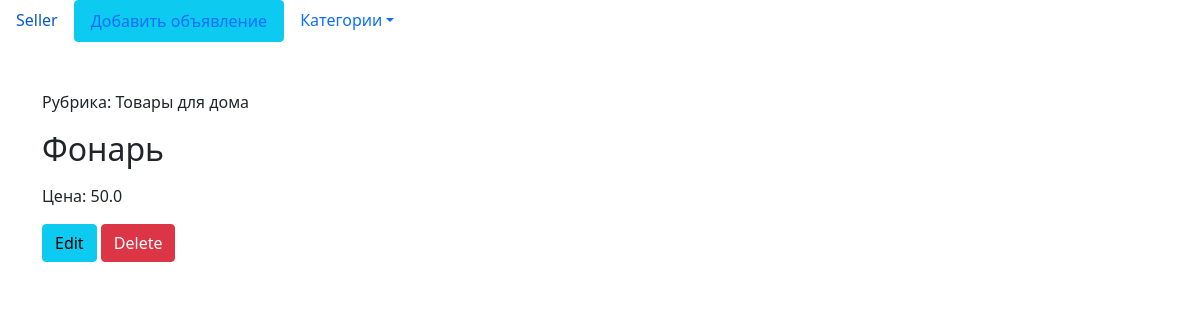
The app's page /detail/8/, older data.
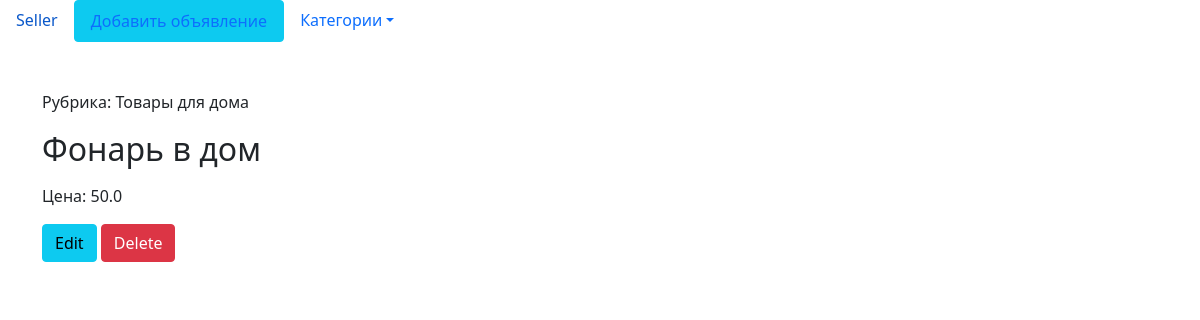
The same page, newer data.
### bboard/models.py (models this page shows)
class Bb(models.Model):
    title = models.CharField(max_length=50, verbose_name='Заголовок')
    rubric = models.ForeignKey('Rubric', null=True, on_delete=models.PROTECT, verbose_name='Рубрика')
    description = models.TextField(null=True, blank=True, verbose_name='Описание')
    price = models.FloatField(null=True, blank=True, verbose_name='Цена')
    date = models.DateTimeField(auto_now_add=True, db_index=True, verbose_name='Дата публикации')
    class CITIES(models.TextChoices):
        KYIV = 'kyi', 'Киев'
        ODESSA = 'ode', 'Одесса'
        DNIPRO = 'dni', 'Днепр'
        __empty__ = '---------'
    city = models.CharField(max_length=3, choices=CITIES.choices)
    class Meta:
        verbose_name = 'Объявление'
        verbose_name_plural = 'Объявления'
        ordering = ['-date']
        unique_together = (('title', 'date'),
                           ('title', 'rubric', 'date'))

class Rubric(models.Model):
    name = models.CharField(max_length=40, db_index=True, verbose_name='Название')
    def __str__(self):
        return self.name
    class Meta:
        verbose_name = 'Рубрика'
        verbose_name_plural = 'Рубрики'
        ordering = ['name']

### bboard/views.py (the view)
# urls.py: path('detail/<int:pk>/', views.PostView.as_view(), name='detail'),
class PostView(DetailView):
    model = Bb
    def get_context_data(self, **kwargs):
        context = super().get_context_data(**kwargs)
        context['rubrics'] = Rubric.objects.all()
        return context

### bboard/templates/bboard/bb_detail.html (shortened to what this page needs)
{% extends 'bboard/base.html' %}
{% block content %}
    <p>Рубрика: {{ bb.rubric.name }}</p>
    <h2>{{ bb.title }}</h2>
    <p>Цена: {{ bb.price }}</p>
    <a href="{% url 'edit' pk=bb.pk %}"><button class="btn btn-info">Edit</button></a>
    <a href="{% url 'delete' pk=bb.pk %}"></a><button class="btn btn-danger">Delete</button>
{% endblock %}

Row changes from the older to the newer data that the page shows:
changed Bb "Товары для дома": title "Фонарь" → "Фонарь в дом"
